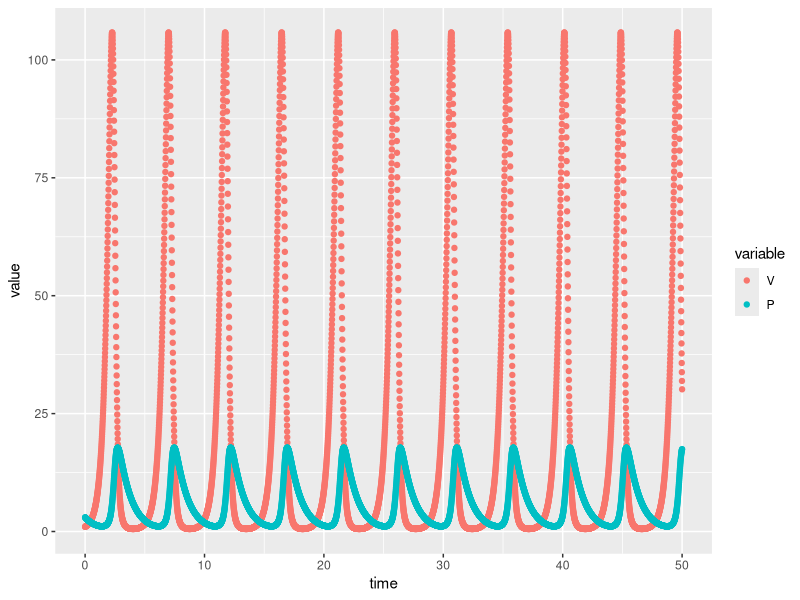

Recreate this plot in R.
## ---- chunk 1
library(deSolve)
library(ggplot2)
time <- seq(0, 50, by = 0.01)

# parameters: a named vector
parameters <- c(r = 3, k = 0.5, e = 0.1, d = 1)

# initial condition: a named vector
state <- c(V = 1, P = 3)

# R function to calculate the value of the derivatives at each time value
# Use the names of the variables as defined in the vectors above
lotkaVolterra <- function(t, state, parameters){
  with(as.list(c(state, parameters)), {
    dV = r * V - k * V * P
    dP = e * k * V * P - d * P
    return(list(c(dV, dP)))
  })
}
## Integration with 'ode'
out <- ode(y = state, times = time, func = lotkaVolterra, parms = parameters)

## Ploting
out.df = as.data.frame(out) # required by ggplot: data object must be a data frame
library(reshape2)
out.m = melt(out.df, id.vars='time') # this makes plotting easier by puting all variables in a single column

p <- ggplot(out.m, aes(time, value, color = variable)) + geom_point()
print(p)
